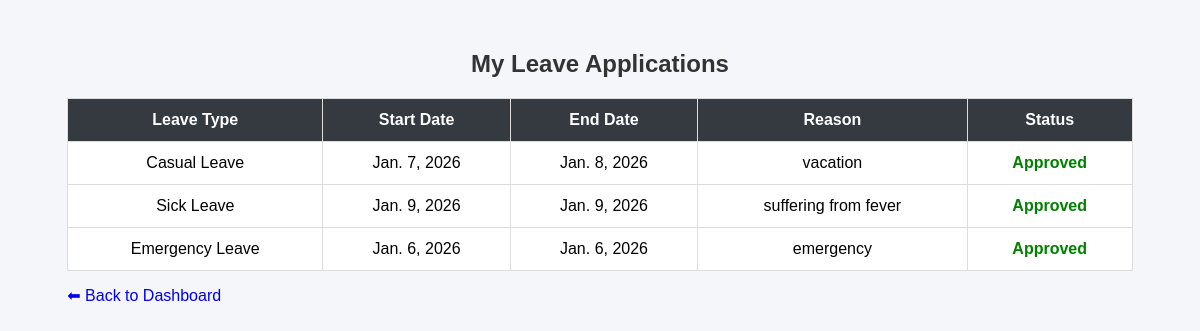
The app's page /leave/my-leaves/ (signed in) with its own data.
### leave/models.py (models this page shows, shortened)
class Leave(models.Model):
    user = models.ForeignKey(User, on_delete=models.CASCADE)
    leave_type = models.CharField(max_length=20)
    start_date = models.DateField()
    end_date = models.DateField()
    reason = models.TextField()
    status = models.CharField(max_length=20, default='Pending')

### leave/views.py (the view)
# urls.py: path('my-leaves/', views.my_leaves, name='my_leaves'),
@login_required
def my_leaves(request):
    leaves = Leave.objects.filter(user=request.user)
    return render(request, 'my_leaves.html', {'leaves': leaves})

### templates/my_leaves.html (shortened to what this page needs)
<!DOCTYPE html>
<html>
<head>
</head>
<body>
<div class="container">
    <h2>My Leave Applications</h2>
    <table>
        <tr>
            <th>Leave Type</th>
            <th>Start Date</th>
            <th>End Date</th>
            <th>Reason</th>
            <th>Status</th>
        </tr>
        {% for leave in leaves %}
        <tr>
            <td>{{ leave.leave_type }}</td>
            <td>{{ leave.start_date }}</td>
            <td>{{ leave.end_date }}</td>
            <td>{{ leave.reason }}</td>
            <td class="{{ leave.status }}">{{ leave.status }}</td>
        </tr>
        {% empty %}
        <tr>
            <td colspan="5">No leave applications found</td>
        </tr>
        {% endfor %}
    </table>
    <a href="/staff-dashboard/">⬅ Back to Dashboard</a>
</div>
</body>
</html>

### templates/my_leaves.html (style rules this page uses)
body { font-family: Arial, sans-serif; background: #f4f6f9; }
.container { width: 90%; margin: 50px auto; }
h2 { text-align: center; color: #333; }
table { width: 100%; border-collapse: collapse; background: white; }
th, td { padding: 12px; border: 1px solid #ddd; text-align: center; }
th { background: #343a40; color: white; }
.Approved { color: green; font-weight: bold; }
a { display: inline-block; margin-top: 15px; text-decoration: none; }

### records on screen
Leave: leave_type "Casual Leave", start_date "Jan. 7, 2026", end_date "Jan. 8, 2026", reason "vacation", status "Approved"
Leave: leave_type "Sick Leave", start_date "Jan. 9, 2026", end_date "Jan. 9, 2026", reason "suffering from fever", status "Approved"
Leave: leave_type "Emergency Leave", start_date "Jan. 6, 2026", end_date "Jan. 6, 2026", reason "emergency", status "Approved"
